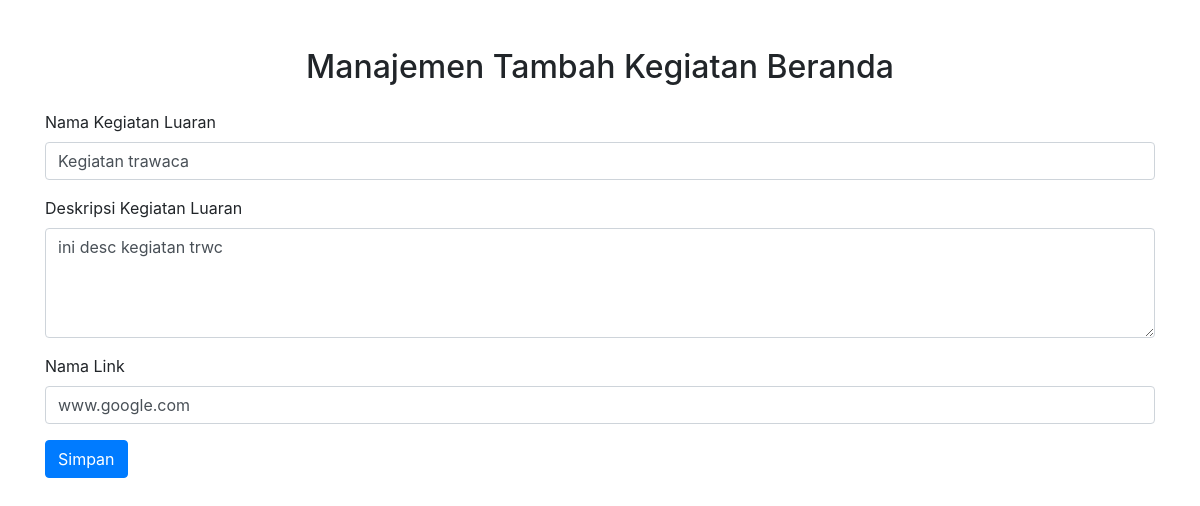
/Adminn/CRU/kegiatan_edit.php?edit=33, run on the app's committed database.
### tables this page shows
CREATE TABLE `kegiatan_luaran_bahasa` (
  `id_bahasa` int(11) NOT NULL,
  `id_kegiatan` int(11) DEFAULT NULL,
  `kode_bahasa` varchar(10) DEFAULT NULL,
  `nama_kegiatan_luaran` varchar(255) DEFAULT NULL,
  `deskripsi_kegiatan_luaran` text DEFAULT NULL,
  `nama_link` varchar(255) DEFAULT NULL
);

### backend/admin_kegiatan_beranda_backend.php (called while the page is built, shortened)
<?php
include(__DIR__ . '../../config/database.php');
$id = $_GET['edit'] ?? null;
if (isset($_GET['edit'])) {
    $stmt = $pdo->prepare("
        SELECT kl.*, klt.*
        FROM kegiatan_luaran kl
        JOIN kegiatan_luaran_bahasa klt ON kl.id_kegiatan = klt.id_kegiatan
        WHERE klt.id_bahasa = ?");
    $stmt->execute([$id]);
    $row = $stmt->fetch(PDO::FETCH_ASSOC);
}
?>

### Adminn/CRU/kegiatan_edit.php (the view, shortened to what this page needs)
<?php
include '../../backend/admin_kegiatan_beranda_backend.php';
?>
<!DOCTYPE html>
<html lang="id">
<head>
    <link rel="stylesheet" href="../../trawaca_bootstrap/bootstrap.min.css">
</head>
<body>
<div class="container mt-5">
    <h2 class="text-center mb-4">Manajemen Tambah Kegiatan Beranda</h2>
    <form method="POST" enctype="multipart/form-data" class="mb-3">
        <div class="mb-3">
            <label for="nama_kegiatan_luaran" class="form-label">Nama Kegiatan Luaran</label>
            <input type="text" name="nama_kegiatan_luaran" class="form-control" placeholder="Nama Kegiatan"
                value="<?= $row['nama_kegiatan_luaran'] ?? ''; ?>" required>
        </div>
        <div class="mb-3">
            <label for="deskripsi_kegiatan_luaran" class="form-label">Deskripsi Kegiatan Luaran</label>
            <textarea name="deskripsi_kegiatan_luaran" class="form-control" placeholder="Deskripsi Kegiatan" rows="4" required><?= $row['deskripsi_kegiatan_luaran'] ?? ''; ?></textarea>
        </div>
        <div class="mb-3">
            <label for="nama_link" class="form-label">Nama Link</label>
            <input type="text" name="nama_link" class="form-control" placeholder="Nama Link Kegiatan"
                value="<?= $row['nama_link'] ?? ''; ?>" required>
        </div>
        <button type="submit" class="btn btn-primary">Simpan</button>
    </form>
</div>
</body>
</html>

### data on the page
kegiatan_luaran_bahasa: nama_kegiatan_luaran "Kegiatan trawaca", deskripsi_kegiatan_luaran "ini desc kegiatan trwc", nama_link "www.google.com"
